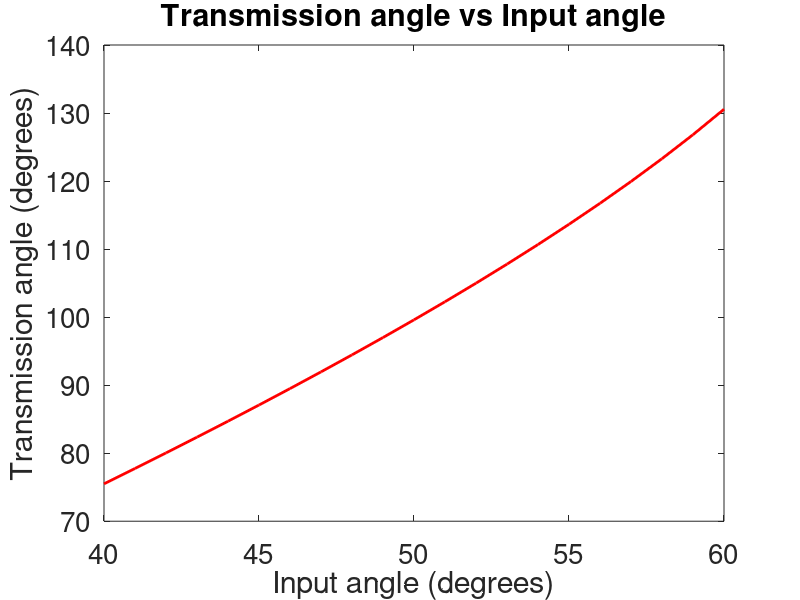
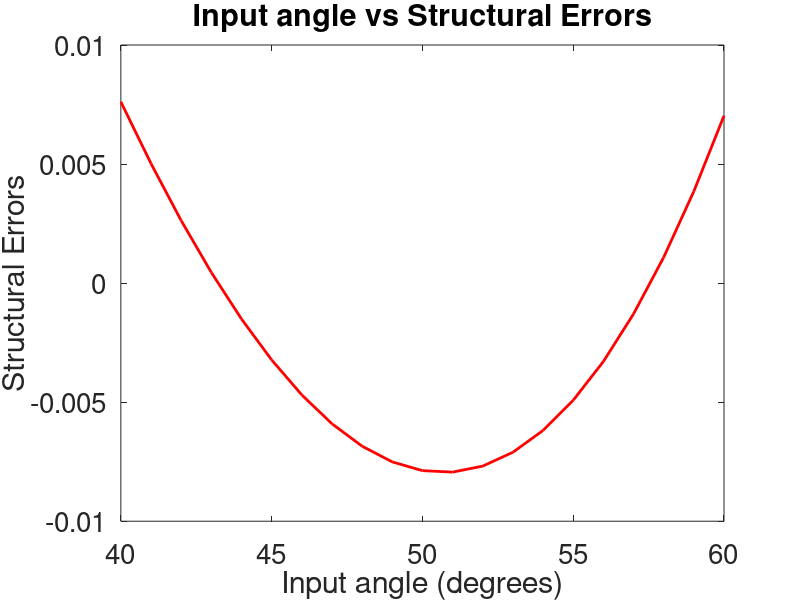

Write the MATLAB code that produced these figures, in order.
%part a
%define angles given
theta2 = 40:5:60;
theta4 = [70, 76, 83, 91, 100];

%get k1 k2 k3
A = []
B = []
for i = 1:length(theta2)
    temp1 = [(cosd(theta4(i))) (-1 * (cosd(theta2(i)))) (1)];
    temp2 = cosd(theta2(i)-theta4(i));
    A = [A; temp1];
    B = [B; temp2];
end
%link_ratios = lsqr(A,B); alternative solution
sol = linsolve(A,B);
k1 = sol(1,1)
k2 = sol(2,1)
k3 = sol(3,1)

%get link lengths
d = 180;
a = abs(d/k1);
c = abs(d/k2);
b = abs(sqrt(a * a + c * c + d * d - 2 * a * c * k3));
fprintf("a %d b %d c %d", a,b,c)

%part b
% transmission angle
inputAngle = 40:1:60;
transAngle = acosd((b*b + c*c - (a*a+d*d) + 2 * a * d * cosd(inputAngle))/ (2 * b * c));
plot(inputAngle, transAngle, 'r', 'LineWidth',2)
figure(1)
title('Transmission angle vs Input angle')
xlabel('Input angle (degrees)')
ylabel('Transmission angle (degrees)')
set(gcf,'Position', get(0,'Screensize'));
set(gcf,'Visible','on')
set(gca, 'FontSize', 20)

%part c
%relationship of theta2 to theta4
x = theta2
y = theta4
for i= 1:5
    xy(i) = x(i) * y(i)
end
ySquared = y.^2
xSquared = x.^2
aR = (sum(y)*sum(xSquared) - sum(x)*sum(xy)) / (5 * sum(xSquared) - sum(x).^2)
bR = (5 * sum(xy) - sum(x) * sum(y)) / (5 * sum(xSquared) - sum(x).^2)

theta2C = 40:1:60
theta4C = aR + bR * theta2C
sError = zeros(1,21)
%get structural errors
for j = 1:length(theta2C)
    sError(j) = k1 * cosd(theta4C(j)) - k2 * cosd(theta2C(j)) + k3 - cosd(theta2C(j) - theta4C(j))
end
figure(2)
plot(theta2C, sError, 'r', 'LineWidth',2)
title('Input angle vs Structural Errors')
xlabel('Input angle (degrees)')
ylabel('Structural Errors')
set(gcf,'Position', get(0,'Screensize'));
set(gcf,'Visible','on')
set(gca, 'FontSize', 20)
